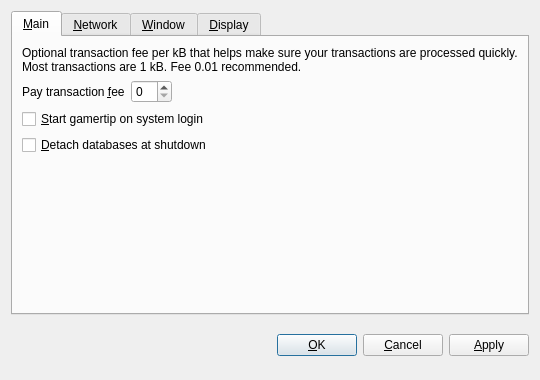
<?xml version="1.0" encoding="UTF-8"?>
<ui version="4.0">
 <class>OptionsDialog</class>
 <widget class="QDialog" name="OptionsDialog">
  <property name="geometry">
   <rect>
    <x>0</x>
    <y>0</y>
    <width>540</width>
    <height>380</height>
   </rect>
  </property>
  <property name="windowTitle">
   <string>Options</string>
  </property>
  <property name="modal">
   <bool>true</bool>
  </property>
  <layout class="QVBoxLayout" name="verticalLayout">
   <item>
    <widget class="QTabWidget" name="tabWidget">
     <property name="tabPosition">
      <enum>QTabWidget::North</enum>
     </property>
     <property name="currentIndex">
      <number>0</number>
     </property>
     <widget class="QWidget" name="tabMain">
      <attribute name="title">
       <string>&amp;Main</string>
      </attribute>
      <layout class="QVBoxLayout" name="verticalLayout_Main">
       <item>
        <widget class="QLabel" name="transactionFeeInfoLabel">
         <property name="text">
          <string>Optional transaction fee per kB that helps make sure your transactions are processed quickly. Most transactions are 1 kB. Fee 0.01 recommended.</string>
         </property>
         <property name="textFormat">
          <enum>Qt::PlainText</enum>
         </property>
         <property name="wordWrap">
          <bool>true</bool>
         </property>
        </widget>
       </item>
       <item>
        <layout class="QHBoxLayout" name="horizontalLayout_Main">
         <item>
          <widget class="QLabel" name="transactionFeeLabel">
           <property name="text">
            <string>Pay transaction &amp;fee</string>
           </property>
           <property name="textFormat">
            <enum>Qt::PlainText</enum>
           </property>
           <property name="buddy">
            <cstring>transactionFee</cstring>
           </property>
          </widget>
         </item>
         <item>
          <widget class="gamertipAmountField" name="transactionFee"/>
         </item>
         <item>
          <spacer name="horizontalSpacer_Main">
           <property name="orientation">
            <enum>Qt::Horizontal</enum>
           </property>
           <property name="sizeHint" stdset="0">
            <size>
             <width>40</width>
             <height>20</height>
            </size>
           </property>
          </spacer>
         </item>
        </layout>
       </item>
       <item>
        <widget class="QCheckBox" name="gamertipAtStartup">
         <property name="toolTip">
          <string>Automatically start gamertip after logging in to the system.</string>
         </property>
         <property name="text">
          <string>&amp;Start gamertip on system login</string>
         </property>
        </widget>
       </item>
       <item>
        <widget class="QCheckBox" name="detachDatabases">
         <property name="toolTip">
          <string>Detach block and address databases at shutdown. This means they can be moved to another data directory, but it slows down shutdown. The wallet is always detached.</string>
         </property>
         <property name="text">
          <string>&amp;Detach databases at shutdown</string>
         </property>
        </widget>
       </item>
       <item>
        <spacer name="verticalSpacer_Main">
         <property name="orientation">
          <enum>Qt::Vertical</enum>
         </property>
         <property name="sizeHint" stdset="0">
          <size>
           <width>20</width>
           <height>40</height>
          </size>
         </property>
        </spacer>
       </item>
      </layout>
     </widget>
     <widget class="QWidget" name="tabNetwork">
      <attribute name="title">
       <string>&amp;Network</string>
      </attribute>
      <layout class="QVBoxLayout" name="verticalLayout_Network">
       <item>
        <widget class="QCheckBox" name="mapPortUpnp">
         <property name="toolTip">
          <string>Automatically open the gamertip client port on the router. This only works when your router supports UPnP and it is enabled.</string>
         </property>
         <property name="text">
          <string>Map port using &amp;UPnP</string>
         </property>
        </widget>
       </item>
       <item>
        <widget class="QCheckBox" name="connectSocks">
         <property name="toolTip">
          <string>Connect to the gamertip network through a SOCKS proxy (e.g. when connecting through Tor).</string>
         </property>
         <property name="text">
          <string>&amp;Connect through SOCKS proxy:</string>
         </property>
        </widget>
       </item>
       <item>
        <layout class="QHBoxLayout" name="horizontalLayout_Network">
         <item>
          <widget class="QLabel" name="proxyIpLabel">
           <property name="text">
            <string>Proxy &amp;IP:</string>
           </property>
           <property name="textFormat">
            <enum>Qt::PlainText</enum>
           </property>
           <property name="buddy">
            <cstring>proxyIp</cstring>
           </property>
          </widget>
         </item>
         <item>
          <widget class="QValidatedLineEdit" name="proxyIp">
           <property name="maximumSize">
            <size>
             <width>140</width>
             <height>16777215</height>
            </size>
           </property>
           <property name="toolTip">
            <string>IP address of the proxy (e.g. 127.0.0.1)</string>
           </property>
          </widget>
         </item>
         <item>
          <widget class="QLabel" name="proxyPortLabel">
           <property name="text">
            <string>&amp;Port:</string>
           </property>
           <property name="textFormat">
            <enum>Qt::PlainText</enum>
           </property>
           <property name="buddy">
            <cstring>proxyPort</cstring>
           </property>
          </widget>
         </item>
         <item>
          <widget class="QLineEdit" name="proxyPort">
           <property name="maximumSize">
            <size>
             <width>55</width>
             <height>16777215</height>
            </size>
           </property>
           <property name="toolTip">
            <string>Port of the proxy (e.g. 9050)</string>
           </property>
          </widget>
         </item>
         <item>
          <widget class="QLabel" name="socksVersionLabel">
           <property name="text">
            <string>SOCKS &amp;Version:</string>
           </property>
           <property name="textFormat">
            <enum>Qt::PlainText</enum>
           </property>
           <property name="buddy">
            <cstring>socksVersion</cstring>
           </property>
          </widget>
         </item>
         <item>
          <widget class="QValueComboBox" name="socksVersion">
           <property name="toolTip">
            <string>SOCKS version of the proxy (e.g. 5)</string>
           </property>
          </widget>
         </item>
         <item>
          <spacer name="horizontalSpacer_Network">
           <property name="orientation">
            <enum>Qt::Horizontal</enum>
           </property>
           <property name="sizeHint" stdset="0">
            <size>
             <width>40</width>
             <height>20</height>
            </size>
           </property>
          </spacer>
         </item>
        </layout>
       </item>
       <item>
        <spacer name="verticalSpacer_Network">
         <property name="orientation">
          <enum>Qt::Vertical</enum>
         </property>
         <property name="sizeHint" stdset="0">
          <size>
           <width>20</width>
           <height>40</height>
          </size>
         </property>
        </spacer>
       </item>
      </layout>
     </widget>
     <widget class="QWidget" name="tabWindow">
      <attribute name="title">
       <string>&amp;Window</string>
      </attribute>
      <layout class="QVBoxLayout" name="verticalLayout_Window">
       <item>
        <widget class="QCheckBox" name="minimizeToTray">
         <property name="toolTip">
          <string>Show only a tray icon after minimizing the window.</string>
         </property>
         <property name="text">
          <string>&amp;Minimize to the tray instead of the taskbar</string>
         </property>
        </widget>
       </item>
       <item>
        <widget class="QCheckBox" name="minimizeOnClose">
         <property name="toolTip">
          <string>Minimize instead of exit the application when the window is closed. When this option is enabled, the application will be closed only after selecting Quit in the menu.</string>
         </property>
         <property name="text">
          <string>M&amp;inimize on close</string>
         </property>
        </widget>
       </item>
       <item>
        <spacer name="verticalSpacer_Window">
         <property name="orientation">
          <enum>Qt::Vertical</enum>
         </property>
         <property name="sizeHint" stdset="0">
          <size>
           <width>20</width>
           <height>40</height>
          </size>
         </property>
        </spacer>
       </item>
      </layout>
     </widget>
     <widget class="QWidget" name="tabDisplay">
      <attribute name="title">
       <string>&amp;Display</string>
      </attribute>
      <layout class="QVBoxLayout" name="verticalLayout_Display">
       <item>
        <layout class="QHBoxLayout" name="horizontalLayout_1_Display">
         <item>
          <widget class="QLabel" name="langLabel">
           <property name="text">
            <string>User Interface &amp;language:</string>
           </property>
           <property name="textFormat">
            <enum>Qt::PlainText</enum>
           </property>
           <property name="buddy">
            <cstring>lang</cstring>
           </property>
          </widget>
         </item>
         <item>
          <widget class="QValueComboBox" name="lang">
           <property name="toolTip">
            <string>The user interface language can be set here. This setting will take effect after restarting gamertip.</string>
           </property>
          </widget>
         </item>
        </layout>
       </item>
       <item>
        <layout class="QHBoxLayout" name="horizontalLayout_2_Display">
         <item>
          <widget class="QLabel" name="unitLabel">
           <property name="text">
            <string>&amp;Unit to show amounts in:</string>
           </property>
           <property name="textFormat">
            <enum>Qt::PlainText</enum>
           </property>
           <property name="buddy">
            <cstring>unit</cstring>
           </property>
          </widget>
         </item>
         <item>
          <widget class="QValueComboBox" name="unit">
           <property name="toolTip">
            <string>Choose the default subdivision unit to show in the interface and when sending coins.</string>
           </property>
          </widget>
         </item>
        </layout>
       </item>
       <item>
        <widget class="QCheckBox" name="displayAddresses">
         <property name="toolTip">
          <string>Whether to show gamertip addresses in the transaction list or not.</string>
         </property>
         <property name="text">
          <string>&amp;Display addresses in transaction list</string>
         </property>
        </widget>
       </item>
       <item>
        <widget class="QCheckBox" name="coinControlFeatures">
         <property name="toolTip">
          <string>Whether to show coin control features or not.</string>
         </property>
         <property name="text">
          <string>Display coin &amp;control features (experts only!)</string>
         </property>
        </widget>
       </item>
       <item>
        <spacer name="verticalSpacer_Display">
         <property name="orientation">
          <enum>Qt::Vertical</enum>
         </property>
         <property name="sizeHint" stdset="0">
          <size>
           <width>20</width>
           <height>40</height>
          </size>
         </property>
        </spacer>
       </item>
      </layout>
     </widget>
    </widget>
   </item>
   <item>
    <layout class="QHBoxLayout" name="horizontalLayout_Buttons">
     <item>
      <spacer name="horizontalSpacer_1">
       <property name="orientation">
        <enum>Qt::Horizontal</enum>
       </property>
       <property name="sizeHint" stdset="0">
        <size>
         <width>40</width>
         <height>48</height>
        </size>
       </property>
      </spacer>
     </item>
     <item>
      <widget class="QLabel" name="statusLabel">
       <property name="font">
        <font>
         <weight>75</weight>
         <bold>true</bold>
        </font>
       </property>
       <property name="text">
        <string/>
       </property>
       <property name="textFormat">
        <enum>Qt::PlainText</enum>
       </property>
       <property name="wordWrap">
        <bool>true</bool>
       </property>
      </widget>
     </item>
     <item>
      <spacer name="horizontalSpacer_2">
       <property name="orientation">
        <enum>Qt::Horizontal</enum>
       </property>
       <property name="sizeHint" stdset="0">
        <size>
         <width>40</width>
         <height>48</height>
        </size>
       </property>
      </spacer>
     </item>
     <item>
      <widget class="QPushButton" name="okButton">
       <property name="text">
        <string>&amp;OK</string>
       </property>
      </widget>
     </item>
     <item>
      <widget class="QPushButton" name="cancelButton">
       <property name="text">
        <string>&amp;Cancel</string>
       </property>
       <property name="autoDefault">
        <bool>false</bool>
       </property>
      </widget>
     </item>
     <item>
      <widget class="QPushButton" name="applyButton">
       <property name="text">
        <string>&amp;Apply</string>
       </property>
       <property name="autoDefault">
        <bool>false</bool>
       </property>
      </widget>
     </item>
    </layout>
   </item>
  </layout>
 </widget>
 <customwidgets>
  <customwidget>
   <class>gamertipAmountField</class>
   <extends>QSpinBox</extends>
   <header>gamertipamountfield.h</header>
  </customwidget>
  <customwidget>
   <class>QValueComboBox</class>
   <extends>QComboBox</extends>
   <header>qvaluecombobox.h</header>
  </customwidget>
  <customwidget>
   <class>QValidatedLineEdit</class>
   <extends>QLineEdit</extends>
   <header>qvalidatedlineedit.h</header>
  </customwidget>
 </customwidgets>
 <resources/>
 <connections/>
</ui>
